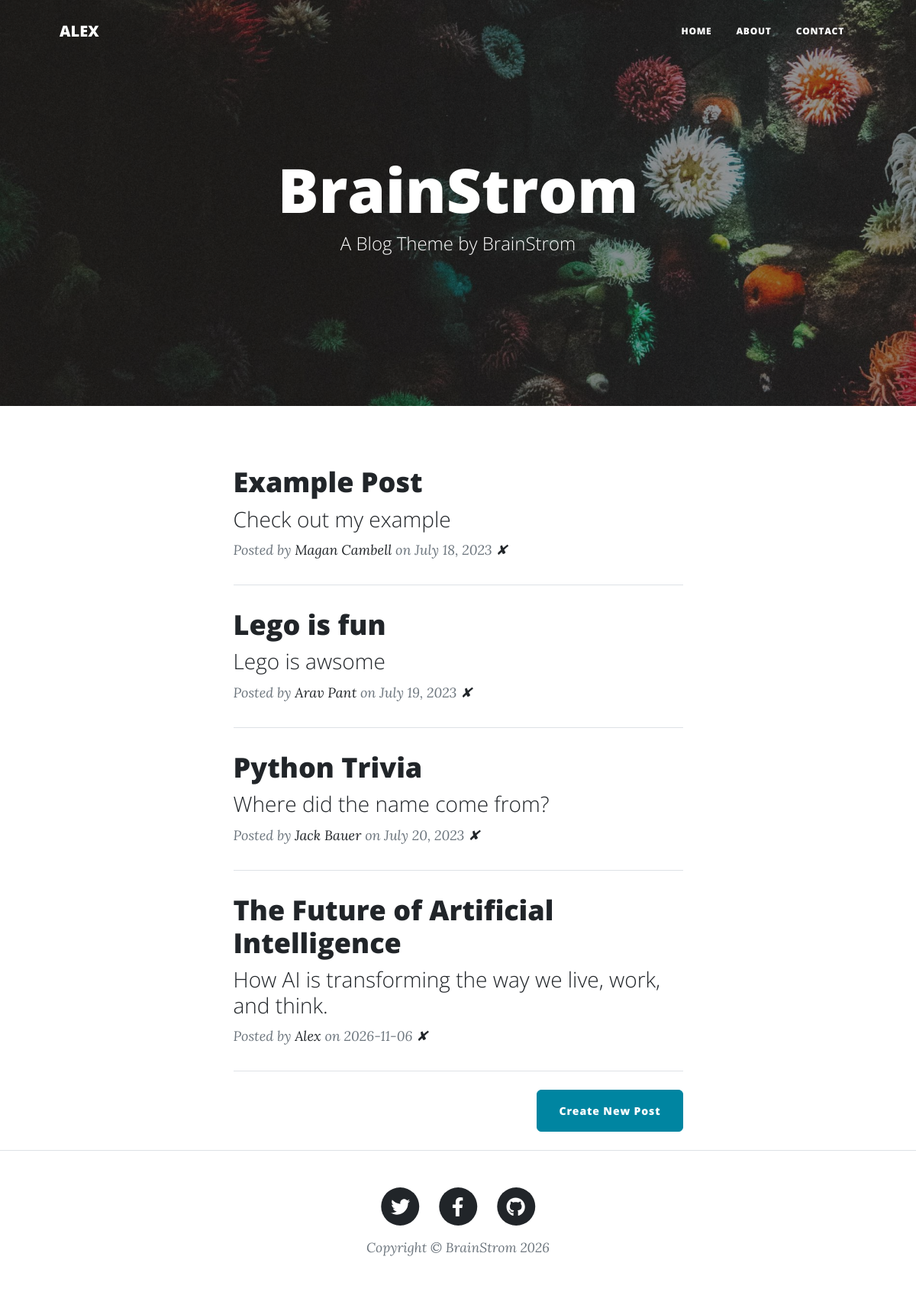
Before: / with the older database file.
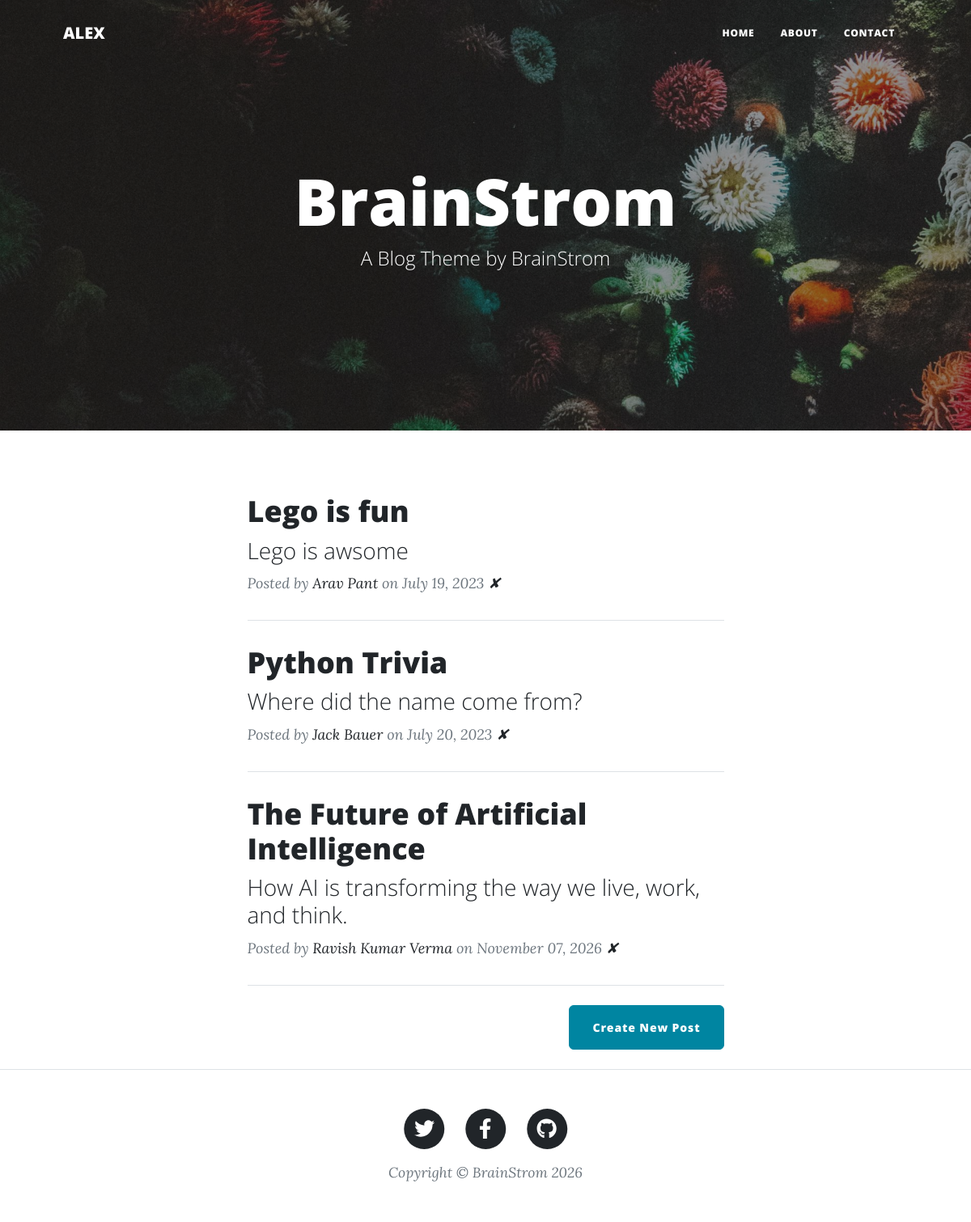
After: the same page with the newer database file.
### main.py (models this page shows)
class BlogPost(db.Model):
    id: Mapped[int] = mapped_column(Integer, primary_key=True)
    title: Mapped[str] = mapped_column(String(250), unique=True, nullable=False)
    subtitle: Mapped[str] = mapped_column(String(250), nullable=False)
    date: Mapped[str] = mapped_column(String(250), nullable=False)
    body: Mapped[str] = mapped_column(Text, nullable=False)
    author: Mapped[str] = mapped_column(String(250), nullable=False)
    img_url: Mapped[str] = mapped_column(String(250), nullable=False)

### main.py (the view)
@app.route('/')
def get_all_posts():
    posts = []
    result = db.session.execute(db.select(BlogPost).order_by(BlogPost.id)).scalars().all()
    for post in result:
        posts.append(post)
    return render_template("index.html", all_posts=posts)

### templates/index.html
{% include "header.html" %}
<header
  class="masthead"
  style="background-image: url('../static/assets/img/home-bg.jpg')"
>
  <div class="container position-relative px-4 px-lg-5">
    <div class="row gx-4 gx-lg-5 justify-content-center">
      <div class="col-md-10 col-lg-8 col-xl-7">
        <div class="site-heading">
          <h1>BrainStrom</h1>
          <span class="subheading">A Blog Theme by BrainStrom</span>
        </div>
      </div>
    </div>
  </div>
</header>
<div class="container px-4 px-lg-5">
  <div class="row gx-4 gx-lg-5 justify-content-center">
    <div class="col-md-10 col-lg-8 col-xl-7">
      {% for post in all_posts %}
      <div class="post-preview">
        <a href="{{ url_for('show_post', post_id=post.id) }}">
          <h2 class="post-title">{{ post.title }}</h2>
          <h3 class="post-subtitle">{{ post.subtitle }}</h3>
        </a>
        <p class="post-meta">
          Posted by
          <a href="#">{{post.author}}</a>
          on {{post.date}}
          <a href="{{ url_for('delete_post', post_id=post.id) }}">✘</a>
        </p>
      </div>
      <hr class="my-4" />
      {% endfor %}
      <div class="d-flex justify-content-end mb-4">
        <a
          class="btn btn-primary float-right"
          href="{{ url_for('new_post') }}"
          >Create New Post</a
        >
      </div>
    </div>
  </div>
</div>
{% include "footer.html" %}

### templates/header.html (shortened to what this page needs)
<!DOCTYPE html>
<html lang="en">
  <head>
    {% block styles %}
    {{ bootstrap.load_css() }}
    <link
      href="{{ url_for('static', filename='css/styles.css') }}"
      rel="stylesheet"
    />
    {% endblock %}
  </head>
  <body>
    <nav class="navbar navbar-expand-lg navbar-light" id="mainNav">
      <div class="container px-4 px-lg-5">
        <a class="navbar-brand" href="/">ALEX</a>
        <div class="collapse navbar-collapse" id="navbarResponsive">
          <ul class="navbar-nav ms-auto py-4 py-lg-0">
            <li class="nav-item">
              <a
                class="nav-link px-lg-3 py-3 py-lg-4"
                href="{{ url_for('get_all_posts') }}"
                >Home</a
              >
            </li>
            <li class="nav-item">
              <a
                class="nav-link px-lg-3 py-3 py-lg-4"
                href="{{ url_for('about') }}"
                >About</a
              >
            </li>
            <li class="nav-item">
              <a
                class="nav-link px-lg-3 py-3 py-lg-4"
                href="{{ url_for('contact') }}"
                >Contact</a
              >
            </li>
          </ul>
        </div>
      </div>
    </nav>

### templates/footer.html (shortened to what this page needs)
        <footer class="border-top">
          <div class="container px-4 px-lg-5">
              <div class="row gx-4 gx-lg-5 justify-content-center">
                  <div class="col-md-10 col-lg-8 col-xl-7">
                      <ul class="list-inline text-center">
                          <li class="list-inline-item">
                              <a href="#!">
                                  <span class="fa-stack fa-lg">
                                      <i class="fas fa-circle fa-stack-2x"></i>
                                      <i class="fab fa-twitter fa-stack-1x fa-inverse"></i>
                                  </span>
                              </a>
                          </li>
                          <li class="list-inline-item">
                              <a href="#!">
                                  <span class="fa-stack fa-lg">
                                      <i class="fas fa-circle fa-stack-2x"></i>
                                      <i class="fab fa-facebook-f fa-stack-1x fa-inverse"></i>
                                  </span>
                              </a>
                          </li>
                          <li class="list-inline-item">
                              <a href="https://github.com/BrainStrom-Alex">
                                  <span class="fa-stack fa-lg">
                                      <i class="fas fa-circle fa-stack-2x"></i>
                                      <i class="fab fa-github fa-stack-1x fa-inverse"></i>
                                  </span>
                              </a>
                          </li>
                      </ul>
                      <div class="small text-center text-muted fst-italic">Copyright &copy; BrainStrom 2026</div>
                  </div>
              </div>
          </div>
      </footer>
  </body>
</html>

Changed rows visible on the page:
removed BlogPost: title "Example Post", subtitle "Check out my example", author "Magan Cambell", date "July 18, 2023"
changed BlogPost "The Future of Artificial Intelligence": author "Alex" → "Ravish Kumar Verma"; date "2026-11-06" → "November 07, 2026"
